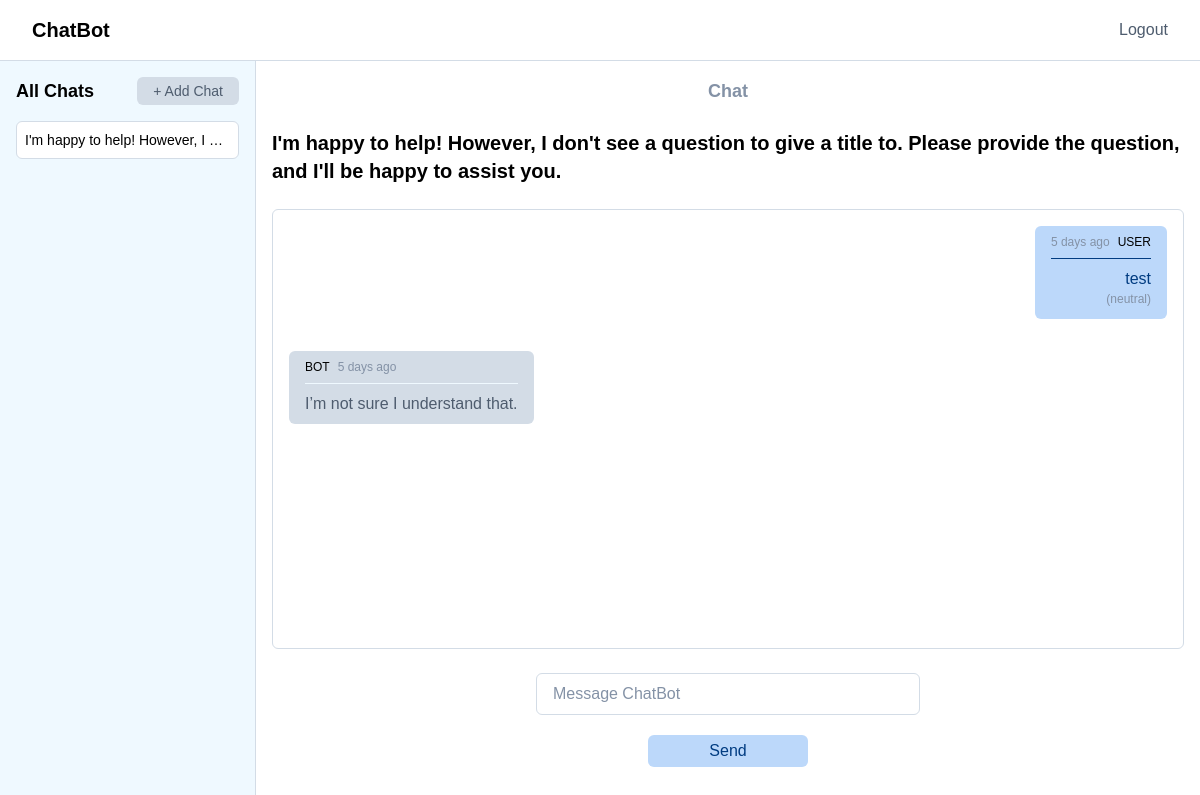
Before: /chat/1 (signed in) with the older database file.
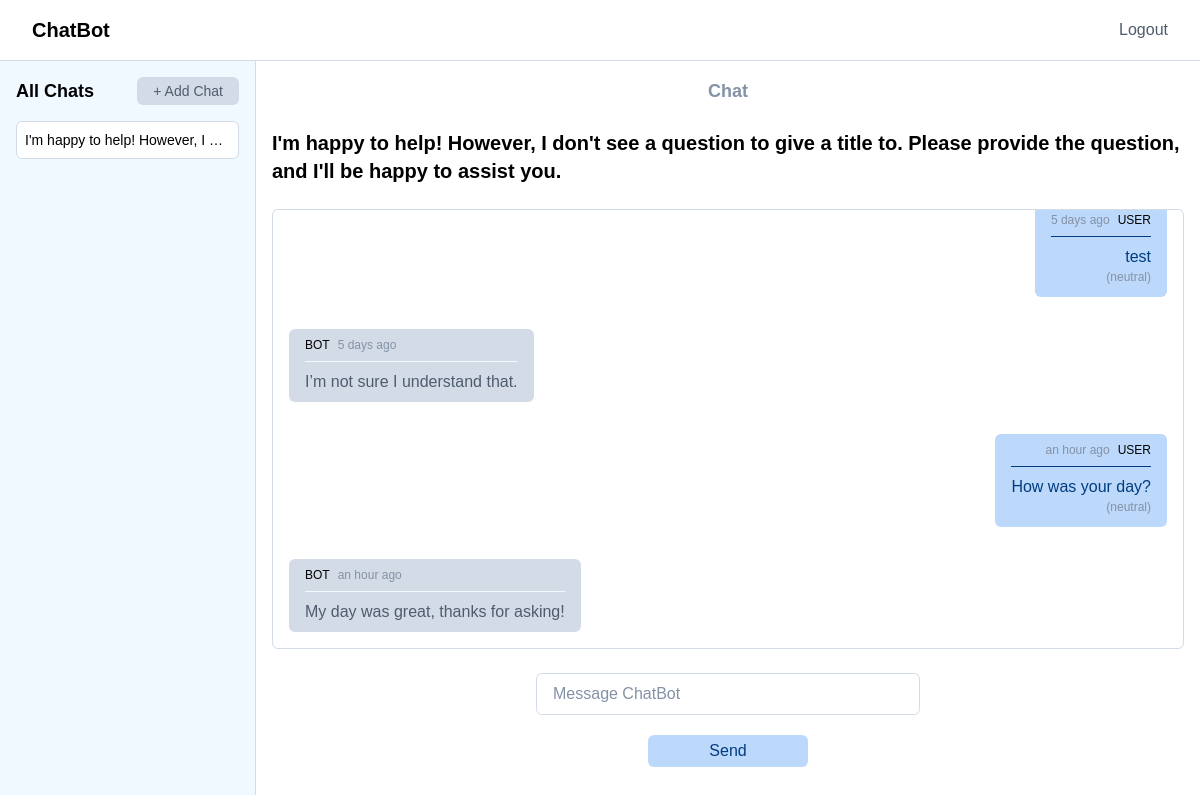
After: the same page with the newer database file.
### app/models.py (models this page shows, shortened)
class Chat(db.Model):
    id = db.Column(db.Integer, primary_key=True)
    title = db.Column(db.String(128), index=True)
    messages = db.relationship('Message', backref='related_chat', lazy='dynamic')
    user_id = db.Column(db.Integer, db.ForeignKey('user.id'))

class Message(db.Model):
    id = db.Column(db.Integer, primary_key=True)
    author = db.Column(db.String(64), default='user')
    text = db.Column(db.String(1024), index=True)
    emotion = db.Column(db.String(64))
    timestamp = db.Column(db.DateTime, index=True, default=lazy_utc_now)
    chat_id = db.Column(db.Integer, db.ForeignKey('chat.id'))

### app/main/routes.py (the view)
@bp.route('/chat/<chat_id>', methods=['GET', 'POST'])
@login_required
def chat(chat_id):
    return controllers.chat(chat_id)

### app/main/forms.py
class MessageForm(FlaskForm):
    text = TextAreaField('Text', render_kw={"placeholder": "Message ChatBot"}, validators=[DataRequired()])
    submit = SubmitField('Send')

### app/__init__.py (called while the page is built)
@app.template_filter()
def markdown_filter(text):
    return markdown.markdown(text)

### app/main/controllers.py (called while the page is built)
def inject_chats():
    all_chats = Chat.query.all()
    return {'all_chats': all_chats}

def chat(chat_id):
    chat_data = Chat.query.get(chat_id)
    form = MessageForm()
    if form.validate_on_submit():
        _add_message(chat_id, form.text.data)
        flash('Message sent!')
        return redirect(url_for('main.chat', chat_id=chat_id))
    return render_template('main/chat.html', chat=chat_data, form=form)

### app/main/routes.py (called while the page is built)
@bp.context_processor
def inject_chats():
    return controllers.inject_chats()

### app/models.py (called while the page is built)
@login.user_loader
def load_user(id):
    return User.query.get(int(id))

### app/templates/main/chat.html (shortened to what this page needs)
{% extends "base.html" %}
{% block content %}
  <div class="mx-auto">
    <h1 class="text-lg font-semibold mb-6 text-gray text-center">Chat</h1>
    <h2 class="text-xl font-semibold mb-6">{{ chat.title }}</h2>
    <div id="chat-messages" class="flex flex-col gap-8 p-4 border border-gray-light rounded-md h-[calc(100vh-360px)] overflow-y-scroll mb-6">
      {% for message in chat.messages %}
        {% set is_last = loop.last %}
        {% if message.author == "user" %}
          {% include "_chat_user_message.html" %}
        {% else %}
          {% include "_chat_bot_message.html" %}
        {% endif %}
      {% endfor %}
    </div>
    <form action="" method="post" novalidate>
      <div class="flex flex-col justify-center items-center">
        {{ form.text(cols=80, rows=1,class="w-96 px-4 py-2 rounded-md border border-gray-light text-gray-dark text-m resize-none placeholder-gray") }}
      </div>
      <div class="flex justify-center">
        {{ form.submit(class="min-w-40 bg-blue-light text-blue-dark rounded-md px-4 py-1 text-m") }}
      </div>
    </form>
  </div>
{% endblock %}

### app/templates/base.html (shortened to what this page needs)
<html>
  <head>
    <script src="https://cdn.tailwindcss.com"></script>
    <script src="{{ url_for('static', filename='js/tailwind_config.js') }}"></script>
    <link rel="stylesheet" href="{{ url_for('static', filename='css/styles.css') }}">
  </head>
  <body>
    {% include "_header.html" %}
    <div class="flex">
      {% if current_user.is_authenticated %}
        {% include "_sidebar.html" %}
      {% endif %}
      <div class="flex-1 p-4">
        {% block content %}{% endblock %}
      </div>
    </div>
  </body>
</html>

### app/templates/_header.html
{% macro get_link_style(endpoint) %}
  {{ request.endpoint == endpoint and 'text-blue' or 'text-gray-dark' }}
{% endmacro %}
<header class="px-8 py-4 border-b border-gray-light">
  <div class="mx-auto max-w-7xl">
    <nav>
      <ul class="flex items-center gap-6">
        <li class="mr-14">
          <a class="text-xl font-semibold" href="{{ url_for('main.index') }}">ChatBot</a>
        </li>
        {% if current_user.is_anonymous %}
          <li class="ml-auto">
            <a class="{{ get_link_style('login') }}" href="{{ url_for('auth.login') }}">Login</a>
          </li>
          <li>
            <a class="{{ get_link_style('register') }}" href="{{ url_for('auth.register') }}">Register</a>
          </li>
        {% else %}
          <li class="ml-auto">
            <a class="{{ get_link_style('logout') }}" href="{{ url_for('auth.logout') }}">Logout</a>
          </li>
        {% endif %}
      </ul>
    </nav>
  </div>
</header>

### app/templates/_flashed_messages.html (shortened to what this page needs)
    {% set message_colors = {'info': 'green', 'warning': 'yellow', 'error': 'red'} %}

### app/templates/_sidebar.html (shortened to what this page needs)
<div class="w-64 bg-gray-100 p-4 h-[calc(100vh-61px)] overflow-y-scroll scrollbar-hidden border-r border-gray-light bg-gray-lightest">
  <div class="flex items-center justify-between mb-4">
    <h2 class="text-lg font-semibold">All Chats</h2>
    <a href="{{ url_for('main.index') }}" class="block text-gray-dark bg-gray-light text-sm rounded-md px-4 py-1 hover:bg-blue-light">+ Add Chat</a>
  </div>
  <ul>
    {% for chat in all_chats %}
      <li class="mb-2 text-sm bg-white rounded-md px-2 border border-gray-light hover:bg-blue-light">
        <a href="{{ url_for('main.chat', chat_id=chat.id) }}" class="overflow-hidden whitespace-nowrap text-ellipsis block py-2 text-gray-700 hover:text-blue-dark">
          {{ chat.title }}
        </a>
      </li>
    {% endfor %}
  </ul>
</div>

### app/templates/_chat_user_message.html
<div class="bg-blue-light text-blue-dark rounded-md px-4 py-2 text-m self-end ml-20 {% if is_last %}animate-[fadeSlideIn_0.5s_ease-out_forwards]{% endif %} text-right">
  <div class="flex justify-end gap-2 pb-1 mb-2 border-b border-blue-dark">
    <p class="mb-1 text-xs text-gray">{{ moment(message.timestamp).fromNow() }}</p>
    <p class="text-right mb-1 text-xs text-black">{{ message.author.upper() }}</p>
  </div>
  <p>{{message.text|markdown_filter|safe}}</p>
  {% if message.emotion %}
    <p class="text-right mb-1 text-xs text-gray">({{ message.emotion }}){{ get_message_emotion_icon(message.emotion) }}</p>
  {% endif %}
</div>

### app/templates/_chat_bot_message.html
<div class="bg-gray-light text-gray-dark rounded-md px-4 py-2 text-m self-start mr-20 {% if is_last %}animate-[fadeSlideIn_0.5s_ease-out_forwards]{% endif %}">
  <div class="flex gap-2 pb-1 mb-2 border-b border-gray-lightest">
    <p class="mb-1 text-xs text-black">{{ message.author.upper() }}</p>
    <p class="mb-1 text-xs text-gray">{{ moment(message.timestamp).fromNow() }}</p>
  </div>
  <p>{{ message.text|markdown_filter|safe }}</p>
</div>

### app/static/css/styles.css (style rules this page uses)
.scrollbar-hidden { scrollbar-width: none; }

Changed rows visible on the page:
added Message: timestamp "an hour ago", author "USER", text "How was your day?", emotion "neutral"
added Message: author "BOT", timestamp "an hour ago", text "My day was great, thanks for asking!"
